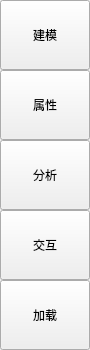
   <widget class="QWidget" name="wdLeft" native="true">
    <property name="geometry">
     <rect>
      <x>20</x>
      <y>40</y>
      <width>90</width>
      <height>350</height>
     </rect>
    </property>
    <property name="sizePolicy">
     <sizepolicy hsizetype="Preferred" vsizetype="Preferred">
      <horstretch>0</horstretch>
      <verstretch>0</verstretch>
     </sizepolicy>
    </property>
    <property name="minimumSize">
     <size>
      <width>90</width>
      <height>350</height>
     </size>
    </property>
    <property name="maximumSize">
     <size>
      <width>90</width>
      <height>350</height>
     </size>
    </property>
    <property name="layoutDirection">
     <enum>Qt::RightToLeft</enum>
    </property>
    <layout class="QVBoxLayout" name="verticalLayout">
     <property name="spacing">
      <number>0</number>
     </property>
     <property name="leftMargin">
      <number>0</number>
     </property>
     <property name="topMargin">
      <number>0</number>
     </property>
     <property name="rightMargin">
      <number>0</number>
     </property>
     <property name="bottomMargin">
      <number>0</number>
     </property>
     <item>
      <widget class="QToolButton" name="tbPart">
       <property name="minimumSize">
        <size>
         <width>90</width>
         <height>70</height>
        </size>
       </property>
       <property name="maximumSize">
        <size>
         <width>90</width>
         <height>70</height>
        </size>
       </property>
       <property name="layoutDirection">
        <enum>Qt::LeftToRight</enum>
       </property>
       <property name="text">
        <string>建模</string>
       </property>
       <property name="icon">
        <iconset resource="image/image.qrc">
         <normaloff>:/image/part_.png</normaloff>:/image/part_.png</iconset>
       </property>
       <property name="toolButtonStyle">
        <enum>Qt::ToolButtonTextBesideIcon</enum>
       </property>
      </widget>
     </item>
     <item>
      <widget class="QToolButton" name="tbMate">
       <property name="minimumSize">
        <size>
         <width>90</width>
         <height>70</height>
        </size>
       </property>
       <property name="maximumSize">
        <size>
         <width>90</width>
         <height>70</height>
        </size>
       </property>
       <property name="focusPolicy">
        <enum>Qt::TabFocus</enum>
       </property>
       <property name="layoutDirection">
        <enum>Qt::LeftToRight</enum>
       </property>
       <property name="text">
        <string>属性</string>
       </property>
       <property name="icon">
        <iconset resource="image/image.qrc">
         <normaloff>:/image/material_.png</normaloff>:/image/material_.png</iconset>
       </property>
       <property name="toolButtonStyle">
        <enum>Qt::ToolButtonTextBesideIcon</enum>
       </property>
      </widget>
     </item>
     <item>
      <widget class="QToolButton" name="tbStep">
       <property name="minimumSize">
        <size>
         <width>90</width>
         <height>70</height>
        </size>
       </property>
       <property name="maximumSize">
        <size>
         <width>90</width>
         <height>70</height>
        </size>
       </property>
       <property name="layoutDirection">
        <enum>Qt::LeftToRight</enum>
       </property>
       <property name="text">
        <string>分析</string>
       </property>
       <property name="icon">
        <iconset resource="image/image.qrc">
         <normaloff>:/image/step_.png</normaloff>:/image/step_.png</iconset>
       </property>
       <property name="toolButtonStyle">
        <enum>Qt::ToolButtonTextBesideIcon</enum>
       </property>
      </widget>
     </item>
     <item>
      <widget class="QToolButton" name="tbInte">
       <property name="minimumSize">
        <size>
         <width>90</width>
         <height>70</height>
        </size>
       </property>
       <property name="maximumSize">
        <size>
         <width>90</width>
         <height>70</height>
        </size>
       </property>
       <property name="layoutDirection">
        <enum>Qt::LeftToRight</enum>
       </property>
       <property name="text">
        <string>交互</string>
       </property>
       <property name="icon">
        <iconset resource="image/image.qrc">
         <normaloff>:/image/interaction_.png</normaloff>:/image/interaction_.png</iconset>
       </property>
       <property name="toolButtonStyle">
        <enum>Qt::ToolButtonTextBesideIcon</enum>
       </property>
      </widget>
     </item>
     <item>
      <widget class="QToolButton" name="tbLoad">
       <property name="minimumSize">
        <size>
         <width>90</width>
         <height>70</height>
        </size>
       </property>
       <property name="maximumSize">
        <size>
         <width>90</width>
         <height>70</height>
        </size>
       </property>
       <property name="layoutDirection">
        <enum>Qt::LeftToRight</enum>
       </property>
       <property name="text">
        <string>加载</string>
       </property>
       <property name="icon">
        <iconset resource="image/image.qrc">
         <normaloff>:/image/load_.png</normaloff>:/image/load_.png</iconset>
       </property>
       <property name="toolButtonStyle">
        <enum>Qt::ToolButtonTextBesideIcon</enum>
       </property>
      </widget>
     </item>
    </layout>
   </widget>
